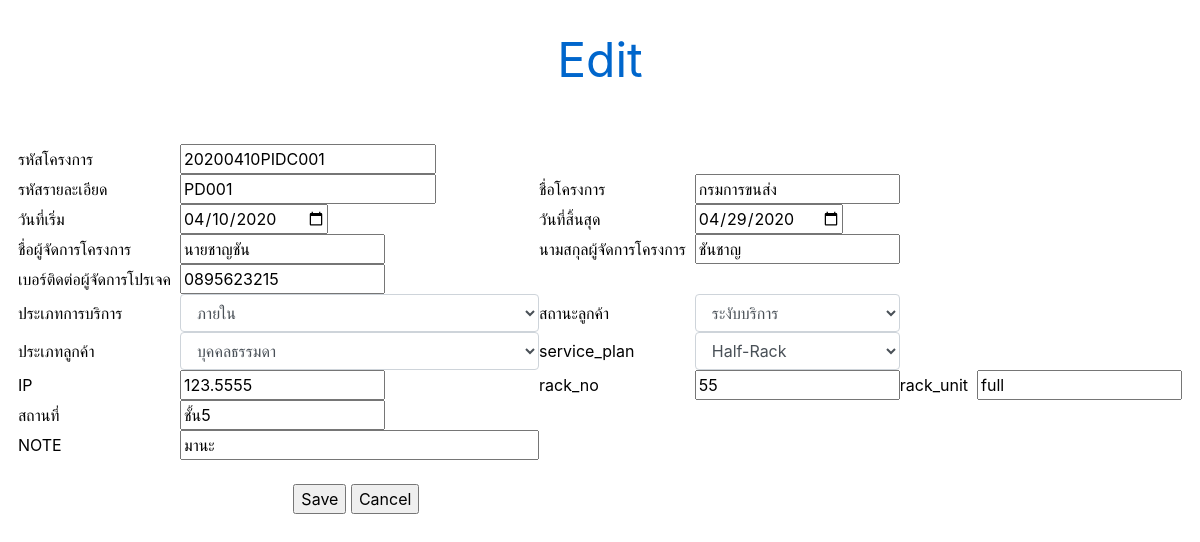
Screenshot of /EDIT/edit_project.php?pro_id=20200410PIDC001 with the database file from the repository.
### tables this page shows
CREATE TABLE `project_detail` (
  `pd_id` varchar(30) NOT NULL,
  `pro_id` varchar(30) NOT NULL,
  `mp_name` varchar(50) NOT NULL,
  `st_id` varchar(30) NOT NULL,
  `cs_id` varchar(30) NOT NULL,
  `ct_id` varchar(30) NOT NULL,
  `sp_id` varchar(30) NOT NULL,
  `ip` varchar(30) NOT NULL,
  `location` text NOT NULL,
  `rack_no` varchar(30) NOT NULL,
  `rack_unit` varchar(30) NOT NULL,
  `pd_note` text NOT NULL,
  `mp_lname` varchar(50) NOT NULL,
  `mp_phone` varchar(30) NOT NULL
);

CREATE TABLE `project` (
  `pro_id` varchar(30) NOT NULL,
  `pro_name` varchar(50) NOT NULL,
  `date_start` date NOT NULL,
  `date_end` date NOT NULL,
  `pro_creator` varchar(50) NOT NULL,
  `pro_editor` varchar(50) NOT NULL,
  `pro_date_creator` date NOT NULL,
  `pro_date_editor` date NOT NULL
);

CREATE TABLE `service_type` (
  `st_id` varchar(30) NOT NULL,
  `st_name` varchar(50) NOT NULL
);

CREATE TABLE `customer_status` (
  `cs_id` varchar(30) NOT NULL,
  `cs_name` varchar(50) NOT NULL
);

CREATE TABLE `customer_type` (
  `ct_id` varchar(30) NOT NULL,
  `ct_name` varchar(30) NOT NULL
);

CREATE TABLE `service_plan` (
  `sp_id` varchar(30) NOT NULL,
  `sp_name` varchar(50) NOT NULL
);

### EDIT/edit_project.php (the view, shortened to what this page needs)
<!DOCTYPE html>
<html>
<head>
  <link rel="stylesheet" href="https://stackpath.bootstrapcdn.com/bootstrap/4.4.1/css/bootstrap.min.css">
</head>
<body>
  <?php
  require_once("connectdb.php");
  ?>
  <center>
    <table width="90%" border="0" align="center" cellpadding="0" cellspacing="0">
      <tbody>
        <tr>
          <br>
          <font color="#0066CC" size="10">Edit</font></br>
        </tr>
      </tbody>
    </table>
    <br>
    <form name="form1" method="post" action="edit_update_project.php">
      <?php
      $pro_id = $_GET["pro_id"];
      $sql = "SELECT * FROM project p,project_detail pd,service_type st,customer_status cs,customer_type ct,service_plan sp WHERE p.pro_id=pd.pro_id and pd.st_id=st.st_id and pd.cs_id=cs.cs_id and pd.ct_id=ct.ct_id and pd.sp_id=sp.sp_id and pd.pro_id='$pro_id'";
      $dbquery = mysqli_query($con, $sql);
      $rs = mysqli_fetch_array($dbquery);
      $run1 = $rs['pro_id'];
      $run2 = $rs['pd_id'];
      ?>
      <table cellpadding="0" cellspacing="0">
        <tr>
          <td><span class="fonts">
              <font color="#000000">รหัสโครงการ &nbsp;</td>
          <td><input name="pro_id" readonly type="text" id="textfield" value="<?php echo $run1 ?>" size="20"> </td>
        </tr>
        <tr>
          <td><span class="fonts">
              <font color="#000000">รหัสรายละเอียด &nbsp;</td>
          <td><input name="pd_id" readonly type="text" id="textfield" value="<?php echo $run2 ?>" size="20"> </td>
          <td><span class="fonts">
              <font color="#000000">ชื่อโครงการ&nbsp;</td>
          <td><input name="pro_name" type="text" id="textfield" value="<?php echo $rs['pro_name']; ?>" size="15"> </td>
        </tr>
        <tr>
          <td><span class="fonts">
              <font color="#000000">วันที่เริ่ม &nbsp;</td>
          <td><input name="date_start" type="date" id="textfield" min="0" value="<?php echo $rs['date_start']; ?>" size="15"> </td>
          <td><span class="fonts">
              <font color="#000000">วันที่สิ้นสุด &nbsp;</td>
          <td><input name="date_end" type="date" id="textfield" min="0" value="<?php echo $rs['date_end']; ?>" size="15"> </td>
        </tr>
        <tr>
          <td><span class="fonts">
              <font color="#000000">ชื่อผู้จัดการโครงการ &nbsp;</td>
          <td><input name="mp_name" type="text" id="textfield" min="0" value="<?php echo $rs['mp_name']; ?>" size="15"> </td>
          <td><span class="fonts">
              <font color="#000000">นามสกุลผู้จัดการโครงการ &nbsp;</td>
          <td><input name="mp_lname" type="text" id="textfield" min="0" value="<?php echo $rs['mp_lname']; ?>" size="15"> </td>
        </tr>
        <tr>
          <td><span class="fonts">
              <font color="#000000">เบอร์ติดต่อผู้จัดการโปรเจค &nbsp;</td>
          <td><input name="mp_phone" type="text" id="textfield" min="0" value="<?php echo $rs['mp_phone']; ?>" size="15"> </td>
        </tr>
        <tr>
          <td><span class="fonts">
              <font color="#000000">ประเภทการบริการ &nbsp;</td>
          <td><select name="st_id" class="form-control" id="textfield">
              <option value="<?php echo $rs['st_id']; ?>"><?php echo $rs['st_name']; ?></option>
            </select></td>
          <td><span class="fonts">
              <font color="#000000"> สถานะลูกค้า &nbsp;</td>
          <td><select name="cs_id" class="form-control" >
              <option value="<?php echo $rs['cs_id']; ?>"><?php echo $rs['cs_name']; ?></option>
            </select></td>
        </tr>
        <tr>
          <td><span class="fonts">
              <font color="#000000">ประเภทลูกค้า &nbsp;</td>
          <td><select name="ct_id" class="form-control" >
              <option value="<?php echo $rs['ct_id']; ?>"><?php echo $rs['ct_name']; ?></option>
            </select></td>
          <td><span class="fonts">
              <font color="#000000">service_plan &nbsp;</td>
          <td><select name="sp_id" class="form-control" >
              <option value="<?php echo $rs['sp_id']; ?>"><?php echo $rs['sp_name']; ?></option>
            </select></td>
        </tr>
        <tr>
          <td><span class="fonts">
              <font color="#000000">IP &nbsp;</td>
          <td><input name="IP" type="text" id="textfield" min="0" value="<?php echo $rs['ip']; ?>" size="15"> </td>
          <td><span class="fonts">
              <font color="#000000">rack_no &nbsp;</td>
          <td><input name="rack_no" type="text" id="textfield" min="0" value="<?php echo $rs['rack_no']; ?>" size="15"> </td>
          <td><span class="fonts">
              <font color="#000000">rack_unit &nbsp;</td>
          <td><input name="rack_unit" type="text" id="textfield" min="0" value="<?php echo $rs['rack_unit']; ?>" size="15"> </td>
        </tr>
        <tr>
          <td><span class="fonts">
              <font color="#000000">สถานที่ &nbsp;</td>
          <td><input name="location" type="text" id="textfield" min="0" value="<?php echo $rs['location']; ?>" size="15"> </td>
        </tr>
        <tr>
          <td><span class="fonts">
              <font color="#000000">NOTE &nbsp;</td>
          <td><input name="pd_note" type="text" id="textfield" min="0" value="<?php echo $rs['pd_note']; ?>" size="30"> </td>
        </tr>
        <td colspan="3" align="center" colspan="2"> </br>
          <input id="btnOrange" type="submit" name="Submit" value="Save">
          <input id="btnOrange" type="button" name="Reset" value="Cancel" onclick=window.history.back() value=back>
        </td>
      </table>
    </form>
  </center>
</body>
</html>

### rows the page displays
project_detail: pro_id "20200410PIDC001", pd_id "PD001", pro_name "กรมการขนส่ง", date_start "04/10/2020", date_end "04/29/2020", mp_name "นายชาญชัน", mp_lname "ชันชาญ", mp_phone "0895623215", st_id "ภายใน", cs_id "ระงับบริการ", ct_id "บุคคลธรรมดา", sp_id "Half-Rack", IP "123.5555", rack_no "55", rack_unit "full", location "ชั้น5", pd_note "มานะ"
